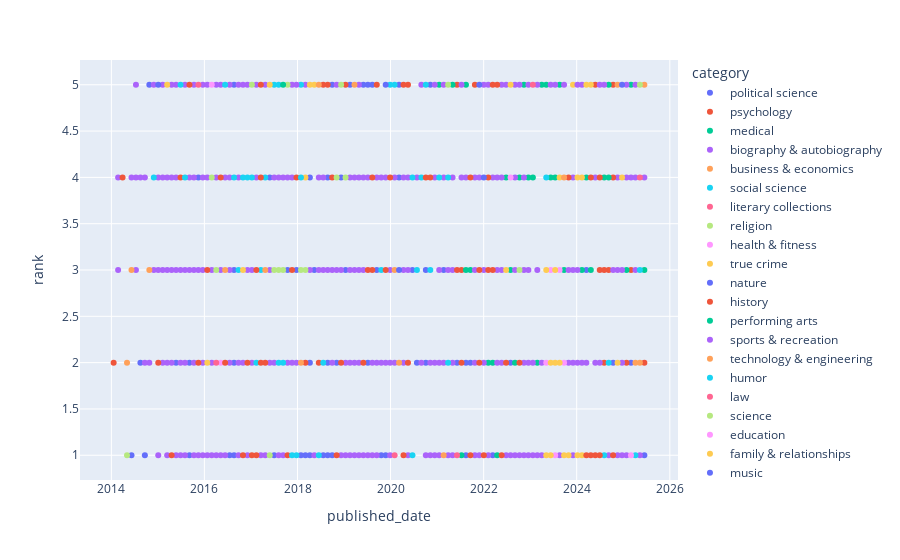

The notebook cell saved with this chart:
### Code cell
fig = px.scatter(df[(df['rank']<6)], x = 'published_date', y = 'rank', color='category',opacity=1, hover_data='title',)
fig.show()

### Figure 1 — Plotly figure (JSON) as saved in the notebook; plotly's stock layout.template omitted (floating-point values rounded to 4 significant figures; data arrays with more than 128 entries replaced by an {"elided": "..."} marker saying what was removed)
{"data": [{"customdata": [["ORIGINAL SIN"], ["ON TYRANNY"], ["TRUTHS"], ["ATTACK FROM WITHIN"], ["THANK YOU FOR YOUR SERVITUDE"], ["RED-HANDED"], ["AMERICAN MARXISM"], ["AMERICAN MARXISM"], ["I ALONE CAN FIX IT"], ["ZERO FAIL"], ["UNMASKED"], ["ONE VOTE AWAY"], ["BLACKOUT"], ["DISLOYAL"], ["HOW TO BE AN ANTIRACIST"], ["HOW TO BE AN ANTIRACIST"], ["A VERY STABLE GENIUS"], ["UN-TRUMPING AMERICA"], ["TRIGGERED"], ["BLOWOUT"], ["RADICALS, RESISTANCE AND REVENGE"], ["THE MUELLER REPORT"], ["UNFREEDOM OF THE PRESS"], ["THE MUELLER REPORT"], ["THE MUELLER REPORT"], ["LET ME FINISH"], ["THE POINT OF IT ALL"], ["SHIP OF FOOLS"], ["SHIP OF FOOLS"], ["FEAR"], ["UNHINGED"], ["EVERYTHING TRUMP TOUCHES DIES"], ["THE RUSSIA HOAX"], ["LIARS, LEAKERS AND LIBERALS"], ["THINGS THAT MATTER"], ["WAR ON PEACE"], ["SECRET EMPIRES"], ["RUSSIAN ROULETTE"], ["FIRE AND FURY"], ["FIRE AND FURY"], ["FIRE AND FURY"], ["LET TRUMP BE TRUMP"], ["UNBELIEVABLE"], ["UNDERSTANDING TRUMP"], ["DEMOCRACY"], ["HILLARY'S AMERICA"], ["LIARS"], ["CRISIS OF CHARACTER"], ["ARMAGEDDON"], ["CRISIS OF CHARACTER"], ["GOVERNMENT ZERO"], ["IT IS ABOUT ISLAM"], ["PLUNDER AND DECEIT"], ["CLINTON CASH"], ["STOP THE COMING CIVIL WAR"], ["AMERICA"], ["ONE NATION"]], "hovertemplate": "category=political science<br>published_date=%{x}<br>rank=%{y}<br>title=%{customdata[0]}<extra></extra>", "legendgroup": "political science", "marker": {"color": "#636efa", "opacity": 1, "symbol": "circle"}, "mode": "markers", "name": "political science", "orientation": "v", "showlegend": true, "type": "scatter", "x": ["2025-06-15", "2025-03-02", "2024-10-13", "2024-03-17", "2022-07-31", "2022-03-13", "2021-09-19", "2021-08-15", "2021-08-15", "2021-06-06", "2021-02-21", "2020-11-08", "2020-10-04", "2020-10-04", "2020-07-26", "2020-06-21", "2020-03-08", "2020-03-08", "2019-11-24", "2019-10-20", "2019-09-15", "2019-08-11", "2019-07-07", "2019-07-07", "2019-06-02", "2019-02-17", "2019-01-13", "2018-12-09", "2018-11-04", "2018-09-30", "2018-09-30", "2018-08-26", "2018-08-26", "2018-08-26", "2018-07-22", "2018-05-13", "2018-04-08", "2018-04-08", "2018-04-08", "2018-03-04", "2018-01-28", "2017-12-24", "2017-10-15", "2017-07-02", "2017-05-28", "2016-08-21", "2016-08-21", "2016-08-21", "2016-08-21", "2016-07-17", "2015-11-15", "2015-09-06", "2015-09-06", "2015-05-24", "2014-10-26", "2014-08-17", "2014-06-08"], "xaxis": "x", "y": [1, 2, 2, 3, 2, 1, 2, 1, 2, 2, 3, 5, 2, 3, 2, 3, 4, 5, 1, 1, 3, 5, 2, 5, 5, 5, 3, 4, 2, 1, 5, 1, 2, 4, 1, 3, 1, 2, 4, 1, 1, 3, 3, 1, 4, 1, 2, 3, 5, 1, 4, 1, 2, 2, 5, 2, 1], "yaxis": "y"}, {"customdata": [["THE ANXIOUS GENERATION"], ["THE ANXIOUS GENERATION"], ["THE ANXIOUS GENERATION"], ["THE ANXIOUS GENERATION"], ["THE ANXIOUS GENERATION"], ["THE ANXIOUS GENERATION"], ["THE ANXIOUS GENERATION"], ["THE ANXIOUS GENERATION"], ["THE ANXIOUS GENERATION"], ["WHAT HAPPENED TO YOU?"], ["DOPESICK"], ["ENLIGHTENMENT NOW"]], "hovertemplate": "category=psychology<br>published_date=%{x}<br>rank=%{y}<br>title=%{customdata[0]}<extra></extra>", "legendgroup": "psychology", "marker": {"color": "#EF553B", "opacity": 1, "symbol": "circle"}, "mode": "markers", "name": "psychology", "orientation": "v", "showlegend": true, "type": "scatter", "x": ["2025-06-15", "2025-03-02", "2025-01-26", "2024-10-13", "2024-09-08", "2024-08-04", "2024-06-30", "2024-05-26", "2024-04-21", "2021-06-06", "2018-08-26", "2018-03-04"], "xaxis": "x", "y": [2, 3, 2, 5, 3, 2, 3, 5, 1, 5, 5, 2], "yaxis": "y"}, {"customdata": [["THE BODY KEEPS THE SCORE"], ["THE BODY KEEPS THE SCORE"], ["THE BODY KEEPS THE SCORE"], ["THE BODY KEEPS THE SCORE"], ["THE BODY KEEPS THE SCORE"], ["THE BODY KEEPS THE SCORE"], ["THE BODY KEEPS THE SCORE"], ["THE BODY KEEPS THE SCORE"], ["THE BODY KEEPS THE SCORE"], ["THE BODY KEEPS THE SCORE"], ["THE BODY KEEPS THE SCORE"], ["THE BODY KEEPS THE SCORE"], ["THE BODY KEEPS THE SCORE"], ["THE BODY KEEPS THE SCORE"], ["THE BODY KEEPS THE SCORE"], ["THE BODY KEEPS THE SCORE"], ["THE BODY KEEPS THE SCORE"], ["THE BODY KEEPS THE SCORE"], ["THE BODY KEEPS THE SCORE"], ["THE BODY KEEPS THE SCORE"], ["THE BODY KEEPS THE SCORE"], ["THE BODY KEEPS THE SCORE"], ["THE BODY KEEPS THE SCORE"], ["THE BODY KEEPS THE SCORE"], ["THE BODY KEEPS THE SCORE"], ["THE BODY KEEPS THE SCORE"], ["THE BODY KEEPS THE SCORE"], ["THE BODY KEEPS THE SCORE"], ["THE BODY KEEPS THE SCORE"], ["THE BODY KEEPS THE SCORE"]], "hovertemplate": "category=medical<br>published_date=%{x}<br>rank=%{y}<br>title=%{customdata[0]}<extra></extra>", "legendgroup": "medical", "marker": {"color": "#00cc96", "opacity": 1, "symbol": "circle"}, "mode": "markers", "name": "medical", "orientation": "v", "showlegend": true, "type": "scatter", "x": ["2025-06-15", "2025-03-02", "2025-01-26", "2024-09-08", "2024-08-04", "2024-04-21", "2024-03-17", "2024-02-11", "2023-09-24", "2023-08-20", "2023-07-16", "2023-06-11", "2023-05-07", "2023-04-02", "2023-02-26", "2023-01-22", "2022-12-18", "2022-11-13", "2022-10-09", "2022-09-04", "2022-07-31", "2022-06-26", "2022-04-17", "2022-03-13", "2022-02-06", "2021-09-19", "2021-08-15", "2021-07-11", "2021-05-02", "2021-01-17"], "xaxis": "x", "y": [3, 5, 3, 5, 4, 3, 4, 3, 3, 5, 4, 4, 5, 5, 2, 4, 4, 5, 4, 2, 3, 4, 1, 2, 2, 3, 5, 1, 5, 5], "yaxis": "y"}, {"customdata": {"elided": "247x1 str values"}, "hovertemplate": "category=biography & autobiography<br>published_date=%{x}<br>rank=%{y}<br>title=%{customdata[0]}<extra></extra>", "legendgroup": "biography & autobiography", "marker": {"color": "#ab63fa", "opacity": 1, "symbol": "circle"}, "mode": "markers", "name": "biography & autobiography", "orientation": "v", "showlegend": true, "type": "scatter", "x": {"elided": "247 str values"}, "xaxis": "x", "y": {"elided": "247 int values"}, "yaxis": "y"}, {"customdata": [["ABUNDANCE"], ["ABUNDANCE"], ["ABUNDANCE"], ["REVENGE OF THE TIPPING POINT"], ["THINK AGAIN"], ["DARK TOWERS"], ["TIGHTROPE"], ["BAD BLOOD"], ["WHEN"], ["GRIT"], ["CAPITAL IN THE TWENTY-FIRST CENTURY"], ["FLASH BOYS"]], "hovertemplate": "category=business & economics<br>published_date=%{x}<br>rank=%{y}<br>title=%{customdata[0]}<extra></extra>", "legendgroup": "business & economics", "marker": {"color": "#FFA15A", "opacity": 1, "symbol": "circle"}, "mode": "markers", "name": "business & economics", "orientation": "v", "showlegend": true, "type": "scatter", "x": ["2025-06-15", "2025-05-11", "2025-04-06", "2024-11-17", "2021-02-21", "2020-03-08", "2020-02-02", "2019-03-24", "2018-01-28", "2016-06-12", "2014-06-08", "2014-05-04"], "xaxis": "x", "y": [5, 2, 2, 5, 1, 2, 3, 5, 2, 3, 3, 2], "yaxis": "y"}, {"customdata": [["EVERYTHING IS TUBERCULOSIS"], ["EVERYTHING IS TUBERCULOSIS"], ["HILLBILLY ELEGY"], ["HILLBILLY ELEGY"], ["THE SUM OF US"], ["CASTE"], ["CASTE"], ["CASTE"], ["CASTE"], ["CASTE"], ["WHITE FRAGILITY"], ["WHITE FRAGILITY"], ["ME AND WHITE SUPREMACY"], ["TALKING TO STRANGERS"], ["TALKING TO STRANGERS"], ["TALKING TO STRANGERS"], ["HILLBILLY ELEGY"], ["HILLBILLY ELEGY"], ["HILLBILLY ELEGY"], ["HILLBILLY ELEGY"], ["HILLBILLY ELEGY"], ["HILLBILLY ELEGY"], ["HILLBILLY ELEGY"], ["HILLBILLY ELEGY"], ["HILLBILLY ELEGY"], ["HILLBILLY ELEGY"], ["HILLBILLY ELEGY"], ["TRIBE"], ["THE ROAD TO CHARACTER"]], "hovertemplate": "category=social science<br>published_date=%{x}<br>rank=%{y}<br>title=%{customdata[0]}<extra></extra>", "legendgroup": "social science", "marker": {"color": "#19d3f3", "opacity": 1, "symbol": "circle"}, "mode": "markers", "name": "social science", "orientation": "v", "showlegend": true, "type": "scatter", "x": ["2025-05-11", "2025-04-06", "2024-09-08", "2024-08-04", "2021-03-28", "2021-03-28", "2021-01-17", "2020-11-08", "2020-10-04", "2020-08-30", "2020-07-26", "2020-06-21", "2020-06-21", "2020-02-02", "2019-12-29", "2019-10-20", "2017-09-10", "2017-08-06", "2017-07-02", "2017-04-23", "2017-03-19", "2017-02-12", "2017-01-08", "2016-12-04", "2016-10-30", "2016-09-25", "2016-08-21", "2016-06-12", "2015-06-28"], "xaxis": "x", "y": [3, 1, 2, 1, 2, 4, 4, 3, 5, 4, 3, 1, 4, 5, 5, 3, 2, 2, 5, 4, 3, 2, 4, 4, 4, 3, 4, 5, 5], "yaxis": "y"}, {"customdata": [["NOTES TO JOHN"], ["THE ANTHROPOCENE REVIEWED"]], "hovertemplate": "category=literary collections<br>published_date=%{x}<br>rank=%{y}<br>title=%{customdata[0]}<extra></extra>", "legendgroup": "literary collections", "marker": {"color": "#FF6692", "opacity": 1, "symbol": "circle"}, "mode": "markers", "name": "literary collections", "orientation": "v", "showlegend": true, "type": "scatter", "x": ["2025-05-11", "2021-06-06"], "xaxis": "x", "y": [4, 1], "yaxis": "y"}, {"customdata": [["HOPE"], ["THE NAME OF GOD IS MERCY"], ["HEAVEN IS FOR REAL"]], "hovertemplate": "category=religion<br>published_date=%{x}<br>rank=%{y}<br>title=%{customdata[0]}<extra></extra>", "legendgroup": "religion", "marker": {"color": "#B6E880", "opacity": 1, "symbol": "circle"}, "mode": "markers", "name": "religion", "orientation": "v", "showlegend": true, "type": "scatter", "x": ["2025-05-11", "2016-02-28", "2014-05-04"], "xaxis": "x", "y": [5, 4, 1], "yaxis": "y"}, {"customdata": [["OUTLIVE"], ["OUTLIVE"], ["OUTLIVE"], ["OUTLIVE"], ["OUTLIVE"], ["OUTLIVE"], ["THE SLEEP REVOLUTION"]], "hovertemplate": "category=health & fitness<br>published_date=%{x}<br>rank=%{y}<br>title=%{customdata[0]}<extra></extra>", "legendgroup": "health & fitness", "marker": {"color": "#FF97FF", "opacity": 1, "symbol": "circle"}, "mode": "markers", "name": "health & fitness", "orientation": "v", "showlegend": true, "type": "scatter", "x": ["2025-03-02", "2023-09-24", "2023-08-20", "2023-07-16", "2023-06-11", "2023-05-07", "2016-05-08"], "xaxis": "x", "y": [1, 2, 3, 1, 3, 2, 2], "yaxis": "y"}, {"customdata": [["FRAMED"], ["FRAMED"], ["THE WAGER"], ["KILLERS OF THE FLOWER MOON"], ["KILLERS OF THE FLOWER MOON"], ["THE WAGER"], ["THE WAGER"], ["KILLERS OF THE FLOWER MOON"], ["KILLERS OF THE FLOWER MOON"], ["KILLERS OF THE FLOWER MOON"], ["KILLERS OF THE FLOWER MOON"], ["KILLERS OF THE FLOWER MOON"], ["THE WAGER"], ["THE WAGER"], ["KILLERS OF THE FLOWER MOON"], ["KILLERS OF THE FLOWER MOON"], ["THE WAGER"], ["THE WAGER"], ["KILLERS OF THE FLOWER MOON"], ["KILLERS OF THE FLOWER MOON"], ["I'LL BE GONE IN THE DARK"], ["ALL-AMERICAN MURDER"], ["KILLERS OF THE FLOWER MOON"], ["FILTHY RICH"]], "hovertemplate": "category=true crime<br>published_date=%{x}<br>rank=%{y}<br>title=%{customdata[0]}<extra></extra>", "legendgroup": "true crime", "marker": {"color": "#FECB52", "opacity": 1, "symbol": "circle"}, "mode": "markers", "name": "true crime", "orientation": "v", "showlegend": true, "type": "scatter", "x": ["2024-12-22", "2024-11-17", "2024-04-21", "2024-03-17", "2024-02-11", "2024-02-11", "2024-01-07", "2024-01-07", "2023-12-03", "2023-10-29", "2023-09-24", "2023-08-20", "2023-08-20", "2023-07-16", "2023-07-16", "2023-06-11", "2023-06-11", "2023-05-07", "2023-05-07", "2018-05-13", "2018-04-08", "2018-03-04", "2017-05-28", "2016-10-30"], "xaxis": "x", "y": [4, 2, 5, 5, 1, 4, 1, 4, 5, 1, 1, 2, 4, 2, 3, 1, 2, 1, 3, 5, 5, 4, 5, 3], "yaxis": "y"}, {"customdata": [["THE BACKYARD BIRD CHRONICLES"]], "hovertemplate": "category=nature<br>published_date=%{x}<br>rank=%{y}<br>title=%{customdata[0]}<extra></extra>", "legendgroup": "nature", "marker": {"color": "#636efa", "opacity": 1, "symbol": "circle"}, "mode": "markers", "name": "nature", "orientation": "v", "showlegend": true, "type": "scatter", "x": ["2024-12-22"], "xaxis": "x", "y": [5], "yaxis": "y"}, {"customdata": [["THE SMALL AND THE MIGHTY"], ["TARGETED: BEIRUT"], ["THE DEMON OF UNREST"], ["THE DEMON OF UNREST"], ["THE SITUATION ROOM"], ["THE DEMON OF UNREST"], ["NUCLEAR WAR"], ["BLOOD MONEY"], ["KILLING THE WITCHES"], ["THE DIVIDER"], ["KILLING THE KILLERS"], ["KILLING THE KILLERS"], ["AGAINST ALL ODDS"], ["THE 1619 PROJECT"], ["THE SPLENDID AND THE VILE"], ["THE BETRAYAL OF ANNE FRANK"], ["THE 1619 PROJECT"], ["THE 1619 PROJECT"], ["THE DAWN OF EVERYTHING"], ["THE PRESIDENT AND THE FREEDOM FIGHTER"], ["VANDERBILT"], ["THE AFGHANISTAN PAPERS"], ["KILLING THE MOB"], ["THE BOMBER MAFIA"], ["KILLING THE MOB"], ["KILLING CRAZY HORSE"], ["KILLING CRAZY HORSE"], ["THE SPLENDID AND THE VILE"], ["THE GREAT INFLUENZA"], ["THE SPLENDID AND THE VILE"], ["THE GREAT INFLUENZA"], ["SAM HOUSTON AND THE ALAMO AVENGERS"], ["SAM HOUSTON AND THE ALAMO AVENGERS"], ["THE PIONEERS"], ["THREE WOMEN"], ["THE PIONEERS"], ["THE PIONEERS"], ["THE PIONEERS"], ["KILLING THE SS"], ["KILLING THE SS"], ["KILLING THE SS"], ["21 LESSONS FOR THE 21ST CENTURY"], ["THE SOUL OF AMERICA"], ["THE SOUL OF AMERICA"], ["ANDREW JACKSON AND THE MIRACLE OF NEW ORLEANS"], ["ANDREW JACKSON AND THE MIRACLE OF NEW ORLEANS"], ["KILLING ENGLAND"], ["THE ZOOKEEPER’S WIFE"], ["HIDDEN FIGURES"], ["KILLING THE RISING SUN"], ["DERELICTION OF DUTY"], ["HIDDEN FIGURES"], ["KILLING THE RISING SUN"], ["KILLING THE RISING SUN"], ["KILLING THE RISING SUN"], ["KILLING THE RISING SUN"], ["THE GENE"], ["THOMAS JEFFERSON AND THE TRIPOLI PIRATES"], ["13 HOURS"], ["THE WITCHES"], ["THE DEVIL IN THE WHITE CITY"], ["DEAD WAKE"], ["DEAD WAKE"], ["KILLING PATTON"], ["LONE SURVIVOR"], ["KILLING JESUS"]], "hovertemplate": "category=history<br>published_date=%{x}<br>rank=%{y}<br>title=%{customdata[0]}<extra></extra>", "legendgroup": "history", "marker": {"color": "#EF553B", "opacity": 1, "symbol": "circle"}, "mode": "markers", "name": "history", "orientation": "v", "showlegend": true, "type": "scatter", "x": ["2024-10-13", "2024-10-13", "2024-08-04", "2024-06-30", "2024-06-30", "2024-05-26", "2024-04-21", "2024-03-17", "2023-10-29", "2022-10-09", "2022-06-26", "2022-05-22", "2022-04-17", "2022-03-13", "2022-03-13", "2022-02-06", "2022-02-06", "2022-01-02", "2021-11-28", "2021-11-28", "2021-10-24", "2021-09-19", "2021-07-11", "2021-07-11", "2021-06-06", "2020-11-08", "2020-10-04", "2020-05-17", "2020-05-17", "2020-04-12", "2020-04-12", "2019-12-29", "2019-11-24", "2019-09-15", "2019-08-11", "2019-08-11", "2019-07-07", "2019-06-02", "2019-01-13", "2018-12-09", "2018-11-04", "2018-09-30", "2018-07-22", "2018-06-17", "2017-12-24", "2017-11-19", "2017-10-15", "2017-04-23", "2017-03-19", "2017-03-19", "2017-03-19", "2017-02-12", "2017-02-12", "2017-01-08", "2016-12-04", "2016-10-30", "2016-06-12", "2016-05-08", "2016-01-24", "2015-11-15", "2015-09-06", "2015-06-28", "2015-04-19", "2015-01-04", "2014-03-30", "2014-01-19"], "xaxis": "x", "y": [1, 4, 3, 1, 4, 1, 4, 1, 4, 2, 2, 1, 5, 3, 5, 3, 4, 1, 2, 3, 5, 1, 2, 3, 3, 4, 4, 2, 5, 1, 5, 4, 3, 5, 3, 4, 3, 2, 5, 2, 1, 4, 5, 2, 4, 3, 1, 2, 2, 4, 5, 1, 3, 1, 2, 1, 2, 4, 3, 2, 5, 4, 1, 2, 4, 2], "yaxis": "y"}, {"customdata": [["WHAT'S NEXT"]], "hovertemplate": "category=performing arts<br>published_date=%{x}<br>rank=%{y}<br>title=%{customdata[0]}<extra></extra>", "legendgroup": "performing arts", "marker": {"color": "#00cc96", "opacity": 1, "symbol": "circle"}, "mode": "markers", "name": "performing arts", "orientation": "v", "showlegend": true, "type": "scatter", "x": ["2024-09-08"], "xaxis": "x", "y": [4], "yaxis": "y"}, {"customdata": [["THE BOYS IN THE BOAT"], ["THE BOYS IN THE BOAT"], ["WHY WE LOVE BASEBALL"], ["THE BOYS IN THE BOAT"], ["THE BOYS IN THE BOAT"], ["THE BOYS IN THE BOAT"], ["THE BOYS IN THE BOAT"], ["THE BOYS IN THE BOAT"], ["THE BOYS IN THE BOAT"], ["THE BOYS IN THE BOAT"], ["THE BOYS IN THE BOAT"], ["THE BOYS IN THE BOAT"]], "hovertemplate": "category=sports & recreation<br>published_date=%{x}<br>rank=%{y}<br>title=%{customdata[0]}<extra></extra>", "legendgroup": "sports & recreation", "marker": {"color": "#ab63fa", "opacity": 1, "symbol": "circle"}, "mode": "markers", "name": "sports & recreation", "orientation": "v", "showlegend": true, "type": "scatter", "x": ["2024-02-11", "2024-01-07", "2023-09-24", "2015-10-11", "2015-09-06", "2015-08-02", "2015-06-28", "2015-04-19", "2015-03-15", "2015-02-08", "2014-08-17", "2014-07-13"], "xaxis": "x", "y": [2, 5, 5, 4, 4, 2, 2, 3, 4, 4, 4, 5], "yaxis": "y"}, {"customdata": [["THE COMING WAVE"], ["THE INNOVATORS"]], "hovertemplate": "category=technology & engineering<br>published_date=%{x}<br>rank=%{y}<br>title=%{customdata[0]}<extra></extra>", "legendgroup": "technology & engineering", "marker": {"color": "#FFA15A", "opacity": 1, "symbol": "circle"}, "mode": "markers", "name": "technology & engineering", "orientation": "v", "showlegend": true, "type": "scatter", "x": ["2023-09-24", "2014-10-26"], "xaxis": "x", "y": [4, 3], "yaxis": "y"}, {"customdata": [["YOU CAN'T JOKE ABOUT THAT"], ["CALYPSO"], ["CALYPSO"], ["THE LAST BLACK UNICORN"], ["DANGEROUS"], ["MODERN ROMANCE"], ["YES PLEASE"]], "hovertemplate": "category=humor<br>published_date=%{x}<br>rank=%{y}<br>title=%{customdata[0]}<extra></extra>", "legendgroup": "humor", "marker": {"color": "#19d3f3", "opacity": 1, "symbol": "circle"}, "mode": "markers", "name": "humor", "orientation": "v", "showlegend": true, "type": "scatter", "x": ["2023-05-07", "2018-07-22", "2018-06-17", "2018-01-28", "2017-08-06", "2015-08-02", "2014-11-30"], "xaxis": "x", "y": [4, 2, 1, 5, 5, 4, 4], "yaxis": "y"}, {"customdata": [["THE JANUARY 6TH REPORT"], ["JUST MERCY"], ["A MORE PERFECT UNION"]], "hovertemplate": "category=law<br>published_date=%{x}<br>rank=%{y}<br>title=%{customdata[0]}<extra></extra>", "legendgroup": "law", "marker": {"color": "#FF6692", "opacity": 1, "symbol": "circle"}, "mode": "markers", "name": "law", "orientation": "v", "showlegend": true, "type": "scatter", "x": ["2023-01-22", "2020-02-02", "2015-11-15"], "xaxis": "x", "y": [5, 1, 5], "yaxis": "y"}, {"customdata": [["STARRY MESSENGER"], ["HOW TO AVOID A CLIMATE DISASTER"], ["SAPIENS"], ["FACTFULNESS"], ["BRIEF ANSWERS TO THE BIG QUESTIONS"], ["ASTROPHYSICS FOR PEOPLE IN A HURRY"], ["ASTROPHYSICS FOR PEOPLE IN A HURRY"], ["ASTROPHYSICS FOR PEOPLE IN A HURRY"], ["ASTROPHYSICS FOR PEOPLE IN A HURRY"], ["ASTROPHYSICS FOR PEOPLE IN A HURRY"], ["ASTROPHYSICS FOR PEOPLE IN A HURRY"], ["ASTROPHYSICS FOR PEOPLE IN A HURRY"], ["THE UNDOING PROJECT"]], "hovertemplate": "category=science<br>published_date=%{x}<br>rank=%{y}<br>title=%{customdata[0]}<extra></extra>", "legendgroup": "science", "marker": {"color": "#B6E880", "opacity": 1, "symbol": "circle"}, "mode": "markers", "name": "science", "orientation": "v", "showlegend": true, "type": "scatter", "x": ["2022-10-09", "2021-03-28", "2019-01-13", "2018-12-09", "2018-11-04", "2018-03-04", "2018-01-28", "2017-10-15", "2017-09-10", "2017-08-06", "2017-07-02", "2017-05-28", "2017-01-08"], "xaxis": "x", "y": [3, 5, 4, 5, 4, 3, 3, 5, 3, 3, 3, 1, 5], "yaxis": "y"}, {"customdata": [["BATTLE FOR THE AMERICAN MIND"]], "hovertemplate": "category=education<br>published_date=%{x}<br>rank=%{y}<br>title=%{customdata[0]}<extra></extra>", "legendgroup": "education", "marker": {"color": "#FF97FF", "opacity": 1, "symbol": "circle"}, "mode": "markers", "name": "education", "orientation": "v", "showlegend": true, "type": "scatter", "x": ["2022-07-31"], "xaxis": "x", "y": [4], "yaxis": "y"}, {"customdata": [["HAPPY-GO-LUCKY"], ["HAPPY-GO-LUCKY"], ["BEING MORTAL"]], "hovertemplate": "category=family & relationships<br>published_date=%{x}<br>rank=%{y}<br>title=%{customdata[0]}<extra></extra>", "legendgroup": "family & relationships", "marker": {"color": "#FECB52", "opacity": 1, "symbol": "circle"}, "mode": "markers", "name": "family & relationships", "orientation": "v", "showlegend": true, "type": "scatter", "x": ["2022-07-31", "2022-06-26", "2015-03-15"], "xaxis": "x", "y": [5, 3, 5], "yaxis": "y"}, {"customdata": [["THE LYRICS: 1956 TO THE PRESENT"], ["THE LYRICS: 1956 TO THE PRESENT"], ["OPEN BOOK"], ["ACID FOR THE CHILDREN"]], "hovertemplate": "category=music<br>published_date=%{x}<br>rank=%{y}<br>title=%{customdata[0]}<extra></extra>", "legendgroup": "music", "marker": {"color": "#636efa", "opacity": 1, "symbol": "circle"}, "mode": "markers", "name": "music", "orientation": "v", "showlegend": true, "type": "scatter", "x": ["2022-01-02", "2021-11-28", "2020-03-08", "2019-11-24"], "xaxis": "x", "y": [4, 5, 3, 5], "yaxis": "y"}, {"customdata": [["THE LONG SLIDE"]], "hovertemplate": "category=language arts & disciplines<br>published_date=%{x}<br>rank=%{y}<br>title=%{customdata[0]}<extra></extra>", "legendgroup": "language arts & disciplines", "marker": {"color": "#EF553B", "opacity": 1, "symbol": "circle"}, "mode": "markers", "name": "language arts & disciplines", "orientation": "v", "showlegend": true, "type": "scatter", "x": ["2021-09-19"], "xaxis": "x", "y": [4], "yaxis": "y"}, {"customdata": [["THE AUTHORITARIAN MOMENT"], ["WHY BUDDHISM IS TRUE"]], "hovertemplate": "category=philosophy<br>published_date=%{x}<br>rank=%{y}<br>title=%{customdata[0]}<extra></extra>", "legendgroup": "philosophy", "marker": {"color": "#00cc96", "opacity": 1, "symbol": "circle"}, "mode": "markers", "name": "philosophy", "orientation": "v", "showlegend": true, "type": "scatter", "x": ["2021-08-15", "2017-09-10"], "xaxis": "x", "y": [3, 5], "yaxis": "y"}, {"customdata": [["SHADE"], ["OBAMA"]], "hovertemplate": "category=photography<br>published_date=%{x}<br>rank=%{y}<br>title=%{customdata[0]}<extra></extra>", "legendgroup": "photography", "marker": {"color": "#ab63fa", "opacity": 1, "symbol": "circle"}, "mode": "markers", "name": "photography", "orientation": "v", "showlegend": true, "type": "scatter", "x": ["2018-11-04", "2017-12-24"], "xaxis": "x", "y": [3, 5], "yaxis": "y"}, {"customdata": [["HOW TO CHANGE YOUR MIND"], ["HALLELUJAH ANYWAY"]], "hovertemplate": "category=body, mind & spirit<br>published_date=%{x}<br>rank=%{y}<br>title=%{customdata[0]}<extra></extra>", "legendgroup": "body, mind & spirit", "marker": {"color": "#FFA15A", "opacity": 1, "symbol": "circle"}, "mode": "markers", "name": "body, mind & spirit", "orientation": "v", "showlegend": true, "type": "scatter", "x": ["2018-06-17", "2017-04-23"], "xaxis": "x", "y": [5, 3], "yaxis": "y"}, {"customdata": [["LEONARDO DA VINCI"], ["LEONARDO DA VINCI"], ["LEONARDO DA VINCI"]], "hovertemplate": "category=art<br>published_date=%{x}<br>rank=%{y}<br>title=%{customdata[0]}<extra></extra>", "legendgroup": "art", "marker": {"color": "#19d3f3", "opacity": 1, "symbol": "circle"}, "mode": "markers", "name": "art", "orientation": "v", "showlegend": true, "type": "scatter", "x": ["2018-01-28", "2017-12-24", "2017-11-19"], "xaxis": "x", "y": [4, 1, 1], "yaxis": "y"}, {"customdata": [["NEITHER HERE NOR THERE"]], "hovertemplate": "category=travel<br>published_date=%{x}<br>rank=%{y}<br>title=%{customdata[0]}<extra></extra>", "legendgroup": "travel", "marker": {"color": "#FF6692", "opacity": 1, "symbol": "circle"}, "mode": "markers", "name": "travel", "orientation": "v", "showlegend": true, "type": "scatter", "x": ["2016-04-03"], "xaxis": "x", "y": [2], "yaxis": "y"}, {"customdata": [["DARK MONEY"]], "hovertemplate": "category=billionaires<br>published_date=%{x}<br>rank=%{y}<br>title=%{customdata[0]}<extra></extra>", "legendgroup": "billionaires", "marker": {"color": "#B6E880", "opacity": 1, "symbol": "circle"}, "mode": "markers", "name": "billionaires", "orientation": "v", "showlegend": true, "type": "scatter", "x": ["2016-04-03"], "xaxis": "x", "y": [3], "yaxis": "y"}, {"customdata": [["THE ROAD TO LITTLE DRIBBLING"]], "hovertemplate": "category=great britain<br>published_date=%{x}<br>rank=%{y}<br>title=%{customdata[0]}<extra></extra>", "legendgroup": "great britain", "marker": {"color": "#FF97FF", "opacity": 1, "symbol": "circle"}, "mode": "markers", "name": "great britain", "orientation": "v", "showlegend": true, "type": "scatter", "x": ["2016-02-28"], "xaxis": "x", "y": [5], "yaxis": "y"}, {"customdata": [["THE BIG SHORT"]], "hovertemplate": "category=economics<br>published_date=%{x}<br>rank=%{y}<br>title=%{customdata[0]}<extra></extra>", "legendgroup": "economics", "marker": {"color": "#FECB52", "opacity": 1, "symbol": "circle"}, "mode": "markers", "name": "economics", "orientation": "v", "showlegend": true, "type": "scatter", "x": ["2016-01-24"], "xaxis": "x", "y": [2], "yaxis": "y"}, {"customdata": [["WHAT IF?"], ["WHAT IF?"]], "hovertemplate": "category=fiction<br>published_date=%{x}<br>rank=%{y}<br>title=%{customdata[0]}<extra></extra>", "legendgroup": "fiction", "marker": {"color": "#636efa", "opacity": 1, "symbol": "circle"}, "mode": "markers", "name": "fiction", "orientation": "v", "showlegend": true, "type": "scatter", "x": ["2015-01-04", "2014-09-21"], "xaxis": "x", "y": [5, 1], "yaxis": "y"}], "layout": {"legend": {"title": {"text": "category"}, "tracegroupgap": 0}, "margin": {"t": 60}, "xaxis": {"anchor": "y", "domain": [0, 1], "title": {"text": "published_date"}}, "yaxis": {"anchor": "x", "domain": [0, 1], "title": {"text": "rank"}}}}
